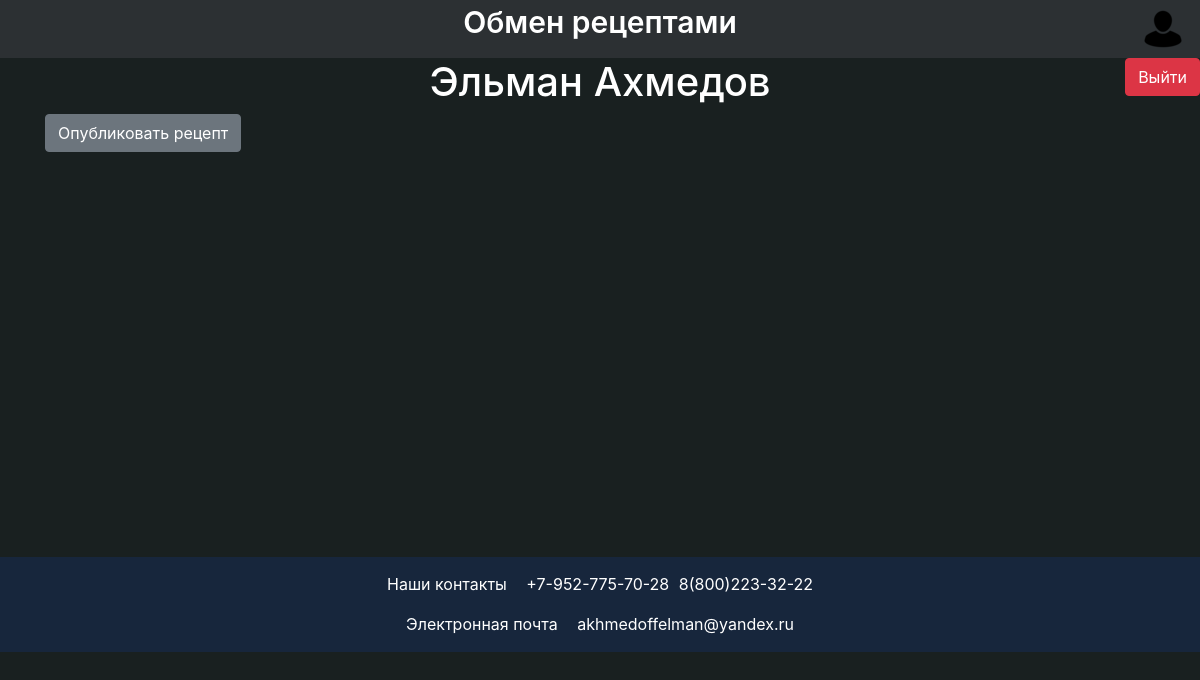
The page /profile (signed in) on the database as committed earlier.
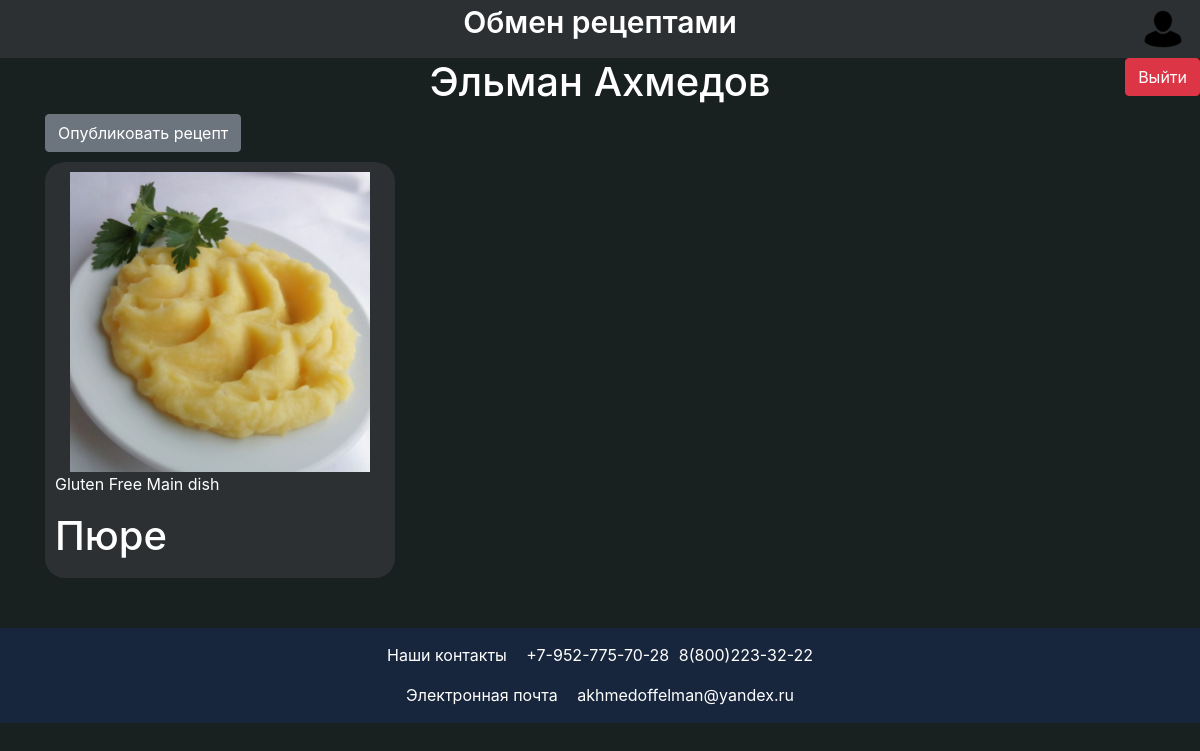
The same page on the database as committed later.
### data/user_model.py (models this page shows, shortened)
class User(SqlAlchemyBase, UserMixin, SerializerMixin):
    __tablename__ = 'users'
    id = sqlalchemy.Column(sqlalchemy.Integer,
                           primary_key=True, autoincrement=True)
    surname = sqlalchemy.Column(sqlalchemy.String,
                                nullable=True)
    name = sqlalchemy.Column(sqlalchemy.String,
                             nullable=True)
    age = sqlalchemy.Column(sqlalchemy.Integer,
                            nullable=True)
    speciality = sqlalchemy.Column(sqlalchemy.String,
                                   nullable=True)
    address = sqlalchemy.Column(sqlalchemy.String,
                                nullable=True)
    about = sqlalchemy.Column(sqlalchemy.Text,
                              nullable=True)
    email = sqlalchemy.Column(sqlalchemy.String,
                              unique=True, index=True, nullable=True)
    hashed_password = sqlalchemy.Column(sqlalchemy.String,
                                        nullable=True)
    modified_date = sqlalchemy.Column(sqlalchemy.DateTime,
                                      default=datetime.datetime.now())
    leader_job = orm.relationship("Recipe",
                                  back_populates='user')

### data/recipe_model.py (models this page shows)
class Recipe(SqlAlchemyBase):
    __tablename__ = 'articles'
    id = sqlalchemy.Column(sqlalchemy.Integer,
                           primary_key=True, autoincrement=True)
    title = sqlalchemy.Column(sqlalchemy.String, nullable=True)
    dish_image = sqlalchemy.Column(sqlalchemy.String,
                                   nullable=True)
    content = sqlalchemy.Column(sqlalchemy.String, nullable=True)
    created_date = sqlalchemy.Column(sqlalchemy.DateTime,
                                     default=datetime.datetime.now)
    is_private = sqlalchemy.Column(sqlalchemy.Boolean, default=True)
    user_id = sqlalchemy.Column(sqlalchemy.Integer,
                                sqlalchemy.ForeignKey("users.id"))
    user = orm.relationship('User')

### main.py (the view)
@app.route('/profile')
@login_required
def profile():
    db_sess = create_session()
    recipes = db_sess.query(Recipe).filter(Recipe.user == current_user)
    return render_template('profile.html', title=f"{current_user.name} {current_user.surname}", recipes=recipes)

### data/db_session.py (called while the page is built)
def create_session() -> Session:
    global __factory
    return __factory()

### main.py (called while the page is built)
@login_manager.user_loader
def load_user(user_id):
    db_sess = create_session()
    return db_sess.query(User).get(user_id)

### templates/profile.html
{% extends "base.html" %}
{% block styles %}
<link rel="stylesheet" type="text/css" href="{{ url_for('static', filename='css/profile.css') }}">
{% endblock %}
{% block nav_buttons %}
<a href="/logout" type="button" class="btn btn-danger">Выйти</a>
{% endblock %}
{% block content %}
<div class="profile_header">
    <h1>{{ current_user.name }} {{ current_user.surname }}</h1>
</div>
<div class="add_recipe_button">
    <a href="add_recipe" class="btn btn-secondary">Опубликовать рецепт</a>
</div>
<div class="all_recipes">
{% for recipe in recipes %}
<div class="recipe">
    <div class="recipe_img">
        <img src="static/users_img/{{ recipe.dish_image }}" width="300" height="300"
             onerror="this.src='static/img/default_image.jpg';">
    </div>
    <div class="recipe-content">
        <p class="recipe-tags">
            <span class="recipe-tag">Gluten Free</span>
            <span class="recipe-tag">Main dish</span>
        </p>
        <div class="recipe-title"><h1 class="recipe-title"><a href="/recipe/{{ recipe.id }}">{{ recipe.title }}</a></h1></div>
    </div>
</div>
{% endfor %}
</div>
{% endblock %}

### templates/base.html (shortened to what this page needs)
<!doctype html>
<html lang="en">
<head>
    <link rel="stylesheet"
          href="https://stackpath.bootstrapcdn.com/bootstrap/4.4.1/css/bootstrap.min.css"
>
    {% block styles %}{% endblock %}
    <link rel="stylesheet" href="{{ url_for('static', filename='css/base.css') }}">
</head>
<body>
<div class="main">
<header>
    <nav>
        <div class="nav">
            <div class="center_nav_elements">
                <a class="nav_header" href="/">Обмен рецептами</a>
            </div>
            <div class="right_nav_elements">
                {% if current_user.is_authenticated %}
                    <div class="nav_buttons_authenticated">
                        <a class="nav a" href="/profile">
                            <img class="profile_image" src="{{ url_for('static', filename='img/profile.png') }}" alt="">
                        </a>
                        {% block nav_buttons %}{% endblock %}
                    </div>
                {% else %}
                    <div class="login_register_buttons">
                        <a class="btn btn-primary " href="/register">Зарегистрироваться</a>
                        <a class="btn btn-success" href="/login">Войти</a>
                    </div>
            </div>
            {% endif %}
        </div>
    </nav>
</header>
<main role="main" class="container">
    <div class="content">
    {% block content %}{% endblock %}
    </div>
</main>
<footer>
    <div class="footer">
        <div class="footer_element">
            <p class="footer_element_title">Наши контакты</p>
            <a class="footer_element_data" href="tel:+79527757028">+7-952-775-70-28</a>
            <a class="footer_element_data" href="tel:88002233222">8(800)223-32-22</a>
        </div>
        <div class="footer_element">
            <p class="footer_element_title">Электронная почта</p>
            <a class="footer_element_data" href="mailto:akhmedoffelman@yandex.ru">akhmedoffelman@yandex.ru</a>
        </div>
    </div>
</footer>
</div>
</body>
</html>

### static/css/profile.css (style rules this page uses)
.profile_header { text-align: center; }
.add_recipe_button { margin-bottom: 10px; }
.all_recipes { display: grid; grid-template-columns: repeat(auto-fill, minmax(30%, 1fr)); gap: 30px; }
.recipe { background-color: #2C3033; border-radius: 20px; width: 350px; padding: 10px; }
.recipe_img { display: flex; justify-content: center; }
.recipe-title { color: white; }
.recipe-title a { color: white; }

### static/css/base.css (style rules this page uses)
body { background-color: #192020; background-size: cover; }
.main { color: white; position: relative; }
.content { min-height: 449px; }
.nav { text-align: center; background-color: #2C3033; position: relative; height: 58px; display: flex; justify-content: center; }
.center_nav_elements { position: absolute; display: inline-block; align-items: center; margin-left: auto; }
.nav_header { color: white; font-weight: 600; font-size: 30px; }
.right_nav_elements { position: absolute; right: 0px; display: inline-block; }
.profile_image { object-fit: none; }
.footer { color: white; background-color: #17263C; position: absolute; bottom: 0px; width: 100%; clear: both; margin-top: 50px; position: relative; }
.footer_element { text-align: center; }
.footer > .footer_element:first-of-type { padding-top: 15px; }
.footer_element_data { color: white; display:inline-block; margin-left: 5px; }
.footer_element_title { display:inline-block; margin-right:10px; }

Rows that differ between the two databases and show on the page:
now on this page (row edited): Recipe: dish_image (picture), title "Пюре"
